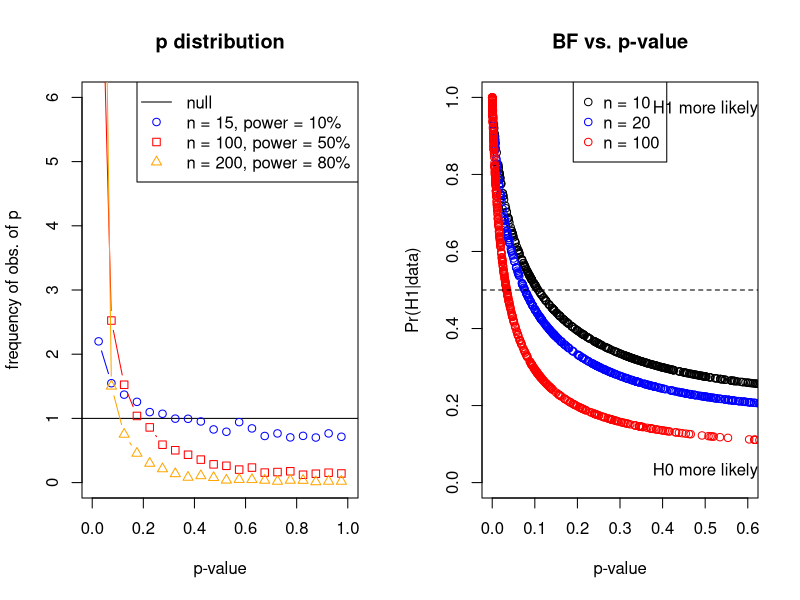

The R script that drew this image:
library(BayesFactor)

getP <- function(n=10, effectSize = 0, sd = 1){
  x = rnorm(n, mean = effectSize, sd= sd) 
  return(t.test(x)$p.value)
}

pdf(file = "Fig1_1sampleTtest.pdf",width=10,height=5)

par(mfrow = c(1,2))

plot(NULL, xlim = c(0,1), ylim = c(0,6), xlab = "p-value", ylab = "frequency of obs. of p", main = "p distribution")

abline(h=1)

alt1 = replicate(10000, getP(n=15, effectSize = 0.2))
x = hist(alt1, breaks = 20, plot = F)
lines(x$mids, x$density, type = "both", pch = 1, col = "blue")

alt2 = replicate(10000, getP(n=100, effectSize = 0.2))
x = hist(alt2, breaks = 20, plot = F)
lines(x$mids, x$density, type = "both", pch = 0, col = "red")

alt3 = replicate(10000, getP(n=200, effectSize = 0.2))
x = hist(alt3, breaks = 20, plot = F)
lines(x$mids, x$density, type = "both", pch = 2, col = "orange")

legend("topright", legend = c("null", "n = 15, power = 10%", "n = 100, power = 50%","n = 200, power = 80%"), lty = c(1,NA,NA,NA), pch = c(NA,1,0,2), col = c("black", "blue", "red","orange"))



getResult <- function(n=10, effectSize = 0.2, sd = 1){
  x = rnorm(n, mean = effectSize, sd= sd) 
  p = t.test(x)$p.value
  lmod = lm(x ~ 1)
  #lmod2 = lm(x ~ 0)
  #anova(lmod, lmod2)
  BF = extractBF(ttestBF(x))$bf
  odds = BF/(BF + 1)
  return(c(p = p, probAlt = odds))
}

sim1 = as.data.frame(t(replicate(500, getResult(n = 10))))
sim2 = as.data.frame(t(replicate(500, getResult(n = 20))))
sim3 = as.data.frame(t(replicate(500, getResult(n = 100))))


plot(probAlt ~ p, data = sim1, ylim = c(0,1), xlim = c(0,0.6), ylab = "Pr(H1|data)", xlab = "p-value", main = "BF vs. p-value")
points(probAlt ~ p, data = sim2, col = "blue")
points(probAlt ~ p, data = sim3, col = "red")

abline(h=0.5, lty = 2)

legend("top", legend = c("n = 10", "n = 20", "n = 100"), pch = 1, col = c("black", "blue", "red"))
text(0.5, 0.97, "H1 more likely", adj = 0.5)
text(0.5, 0.03, "H0 more likely", adj = 0.5)

dev.off()

# Power of tests in the one-sample example
power.t.test(n = 10, delta = 0.2, type="one.sample")
power.t.test(n = 15, delta = 0.2, type="one.sample")
power.t.test(n = 20, delta = 0.2, type="one.sample")
power.t.test(n = 100, delta = 0.2, type="one.sample")
power.t.test(n = 200, delta = 0.2, type="one.sample")
